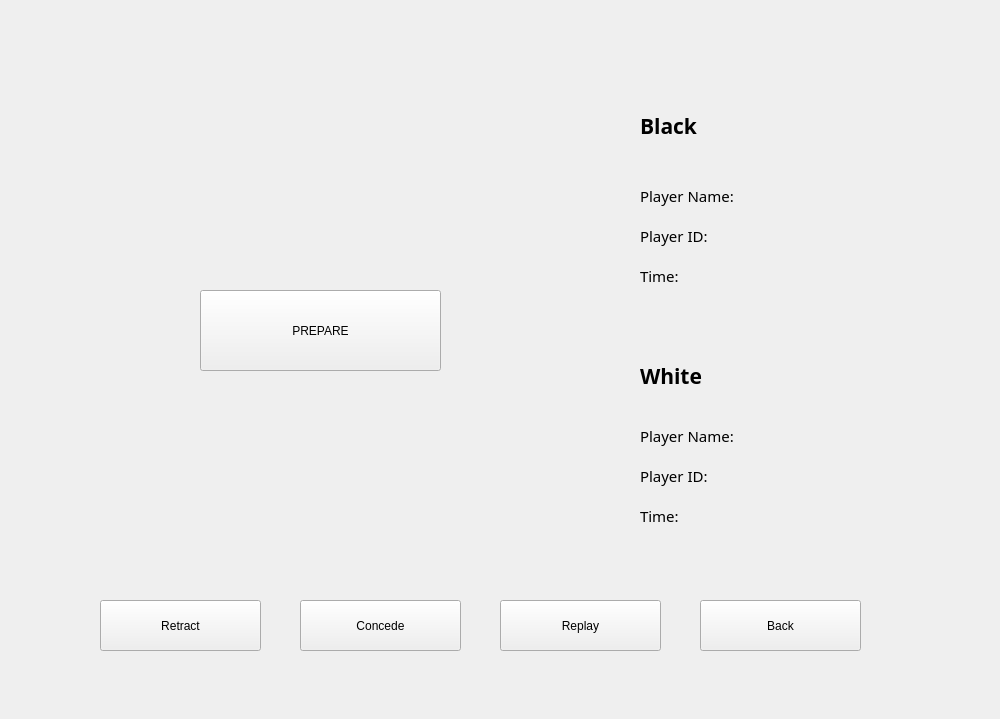
<?xml version="1.0" encoding="UTF-8"?>
<ui version="4.0">
 <class>onlinegame</class>
 <widget class="QWidget" name="onlinegame">
  <property name="geometry">
   <rect>
    <x>0</x>
    <y>0</y>
    <width>1000</width>
    <height>719</height>
   </rect>
  </property>
  <property name="windowTitle">
   <string>Form</string>
  </property>
  <widget class="QPushButton" name="preBtn">
   <property name="geometry">
    <rect>
     <x>200</x>
     <y>290</y>
     <width>241</width>
     <height>81</height>
    </rect>
   </property>
   <property name="text">
    <string>PREPARE</string>
   </property>
  </widget>
  <widget class="QLabel" name="blackName">
   <property name="geometry">
    <rect>
     <x>640</x>
     <y>180</y>
     <width>241</width>
     <height>31</height>
    </rect>
   </property>
   <property name="font">
    <font>
     <family>思源黑体 CN</family>
     <pointsize>11</pointsize>
     <weight>50</weight>
     <bold>false</bold>
    </font>
   </property>
   <property name="text">
    <string>Player Name:</string>
   </property>
  </widget>
  <widget class="QLabel" name="whiteTime">
   <property name="geometry">
    <rect>
     <x>640</x>
     <y>500</y>
     <width>241</width>
     <height>31</height>
    </rect>
   </property>
   <property name="font">
    <font>
     <family>思源黑体 CN</family>
     <pointsize>11</pointsize>
     <weight>50</weight>
     <bold>false</bold>
    </font>
   </property>
   <property name="text">
    <string>Time:</string>
   </property>
  </widget>
  <widget class="QLabel" name="whiteID">
   <property name="geometry">
    <rect>
     <x>640</x>
     <y>460</y>
     <width>241</width>
     <height>31</height>
    </rect>
   </property>
   <property name="font">
    <font>
     <family>思源黑体 CN</family>
     <pointsize>11</pointsize>
     <weight>50</weight>
     <bold>false</bold>
    </font>
   </property>
   <property name="text">
    <string>Player ID:</string>
   </property>
  </widget>
  <widget class="QLabel" name="blackID">
   <property name="geometry">
    <rect>
     <x>640</x>
     <y>220</y>
     <width>241</width>
     <height>31</height>
    </rect>
   </property>
   <property name="font">
    <font>
     <family>思源黑体 CN</family>
     <pointsize>11</pointsize>
     <weight>50</weight>
     <bold>false</bold>
    </font>
   </property>
   <property name="text">
    <string>Player ID:</string>
   </property>
  </widget>
  <widget class="QLabel" name="black">
   <property name="geometry">
    <rect>
     <x>640</x>
     <y>110</y>
     <width>241</width>
     <height>31</height>
    </rect>
   </property>
   <property name="font">
    <font>
     <family>思源黑体 CN</family>
     <pointsize>16</pointsize>
     <weight>75</weight>
     <bold>true</bold>
    </font>
   </property>
   <property name="text">
    <string>Black</string>
   </property>
  </widget>
  <widget class="QLabel" name="whiteName">
   <property name="geometry">
    <rect>
     <x>640</x>
     <y>420</y>
     <width>241</width>
     <height>31</height>
    </rect>
   </property>
   <property name="font">
    <font>
     <family>思源黑体 CN</family>
     <pointsize>11</pointsize>
     <weight>50</weight>
     <bold>false</bold>
    </font>
   </property>
   <property name="text">
    <string>Player Name:</string>
   </property>
  </widget>
  <widget class="QLabel" name="blackTime">
   <property name="geometry">
    <rect>
     <x>640</x>
     <y>260</y>
     <width>241</width>
     <height>31</height>
    </rect>
   </property>
   <property name="font">
    <font>
     <family>思源黑体 CN</family>
     <pointsize>11</pointsize>
     <weight>50</weight>
     <bold>false</bold>
    </font>
   </property>
   <property name="text">
    <string>Time:</string>
   </property>
  </widget>
  <widget class="QLabel" name="white">
   <property name="geometry">
    <rect>
     <x>640</x>
     <y>360</y>
     <width>241</width>
     <height>31</height>
    </rect>
   </property>
   <property name="font">
    <font>
     <family>思源黑体 CN</family>
     <pointsize>16</pointsize>
     <weight>75</weight>
     <bold>true</bold>
    </font>
   </property>
   <property name="text">
    <string>White</string>
   </property>
  </widget>
  <widget class="QPushButton" name="backBtn">
   <property name="geometry">
    <rect>
     <x>700</x>
     <y>600</y>
     <width>161</width>
     <height>51</height>
    </rect>
   </property>
   <property name="text">
    <string>Back</string>
   </property>
  </widget>
  <widget class="QPushButton" name="concedeBtn">
   <property name="geometry">
    <rect>
     <x>300</x>
     <y>600</y>
     <width>161</width>
     <height>51</height>
    </rect>
   </property>
   <property name="text">
    <string>Concede</string>
   </property>
  </widget>
  <widget class="QPushButton" name="replayBtn">
   <property name="geometry">
    <rect>
     <x>500</x>
     <y>600</y>
     <width>161</width>
     <height>51</height>
    </rect>
   </property>
   <property name="text">
    <string>Replay</string>
   </property>
  </widget>
  <widget class="QPushButton" name="retractBtn">
   <property name="geometry">
    <rect>
     <x>100</x>
     <y>600</y>
     <width>161</width>
     <height>51</height>
    </rect>
   </property>
   <property name="text">
    <string>Retract</string>
   </property>
  </widget>
 </widget>
 <resources/>
 <connections/>
</ui>
